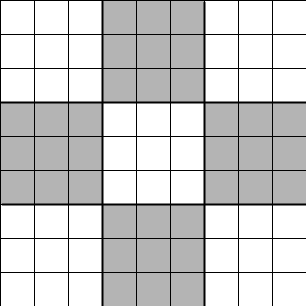
Frame 1 (no input)
Frame 60 (the mouse pressed at the canvas centre just before this capture): identical to frame 1, image omitted
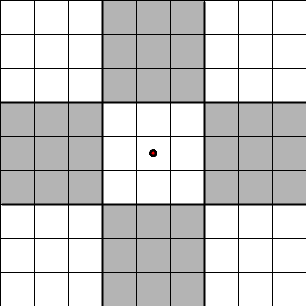
Frame 120 (the mouse held since frame 60 and released just before this capture)

The Processing sketch that drew these frames (run headless with seeded random() and noise(); from frame 60 on, the mouse is pressed at the canvas centre):

// Processing sketch: sudoku
// ── sudoku.pde
int x_global = 0;    //int x pos of board corner
int y_global = 0;    //int y pos of board corner
int s_global = 34;   //cell size
int cell_x = 0;      //int cell x pos
int cell_y = 0;      //int cell y pos

void setup() {
  size(306, 306);    //resolution
  board(x_global, y_global, s_global, color(255), color(180));  //draws the board
  
}

void cell(int x, int y, int s, color shade) {  //creates a single cell
    fill(shade);      //fill the cell with user defined color
    rect(x, y, s, s); //draws a single rectangle/cell
}

void triple(int x, int y, int s, color shade) { //creates a row of three cells
    for (int i=0; i<3; i++) {     //repeat three times
        cell(x+i*s, y, s, shade); //creates a single cell
    }
}

void block(int x, int y, int s, color shade) {  //
  for (int i=0; i<3; i++) {      //repeat three times
    triple(x, y+i*s, s, shade);  //creates a row of three cells
  }
}

void row(int x, int y, int s, color sides, color middle) {  //creates a row of three blocks with alternating colors
  for (int i=0; i<1; i++) { //perform action once
    block(x, y, s, sides);  //create single block on left side with user defined side colors
  }
  for (int i=1; i<2; i++) {       //perform action once
    block(x+i*3*s, y, s, middle); //create single block in the middle with user defined middle colors
  }
  for (int i=2; i<3; i++) {      //perform action once
    block(x+i*3*s, y, s, sides); //create single block on right side with user defined side colors
  }
}

void cellArray(int x, int y, int s, color light, color dark) {  //create three columns of block rows
  for (int i=0; i<1; i++) {    //perform action once
    row(x, y, s, light, dark); //create a row of three blocks with light sides and dark middle
  }
  for (int i=1; i<2; i++) {          //perform action once
    row(x, y+i*3*s, s, dark, light); //create a row of three block with dark sides and light middle
  }
  for (int i=2; i<3; i++) {          //perform action once
    row(x, y+i*3*s, s, light, dark); //create a row of three block with light sides and dark middle
  }
}

void drawLines(int x, int y, int s) {   //draw board division lines
  for (int i=1; i<3; i++) {             //repeat twice
    strokeWeight(2);                    //line thickness of 2
    line(x+i*s*3, y+i, x+i*s*3, y+s*9); //draw vertical division line
    line(x+i, y+i*s*3, x+s*9, y+i*s*3); //draw horizontal division line
  }
}

void board(int x, int y, int s, color light, color dark) { //draws the whole board
  cellArray(x, y, s, light, dark);  //calls upon cellArray function
  drawLines(x, y, s);               //call upon drawLines function
}

void mousePressed() {                        //mouse press actions
    cell_x = (mouseX - x_global) / s_global; //define a cells x pos
    cell_y = (mouseY - y_global) / s_global; //define a cells y pos
    if (mousePressed == true) {              //while the mouse is pressed
      fill(255, 0, 0);                       //fill red
      ellipse(cell_x*s_global+s_global/2, cell_y*s_global+s_global/2, 5, 5); //draw a red dot in the middle of the clicked cell
    }
}

void draw() {      //draw function to draw red dots
  mousePressed();  //calls upon mousePressed function
}
